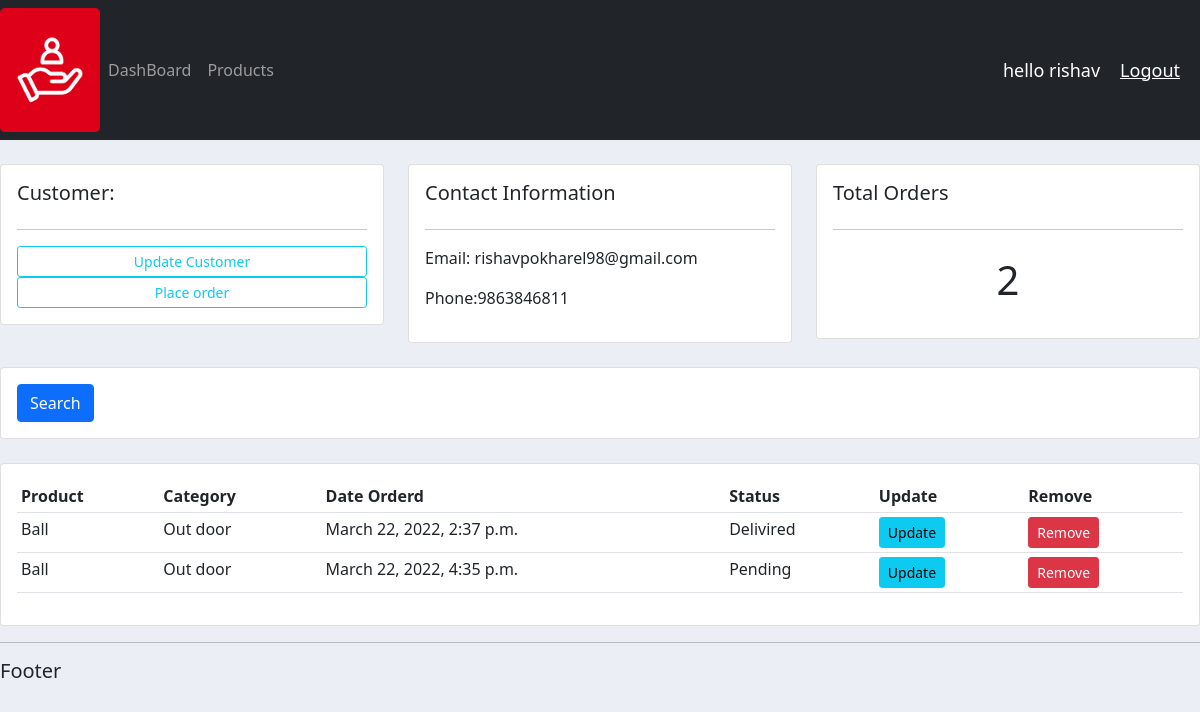
Before: /customer/2 (signed in) with the older database file.
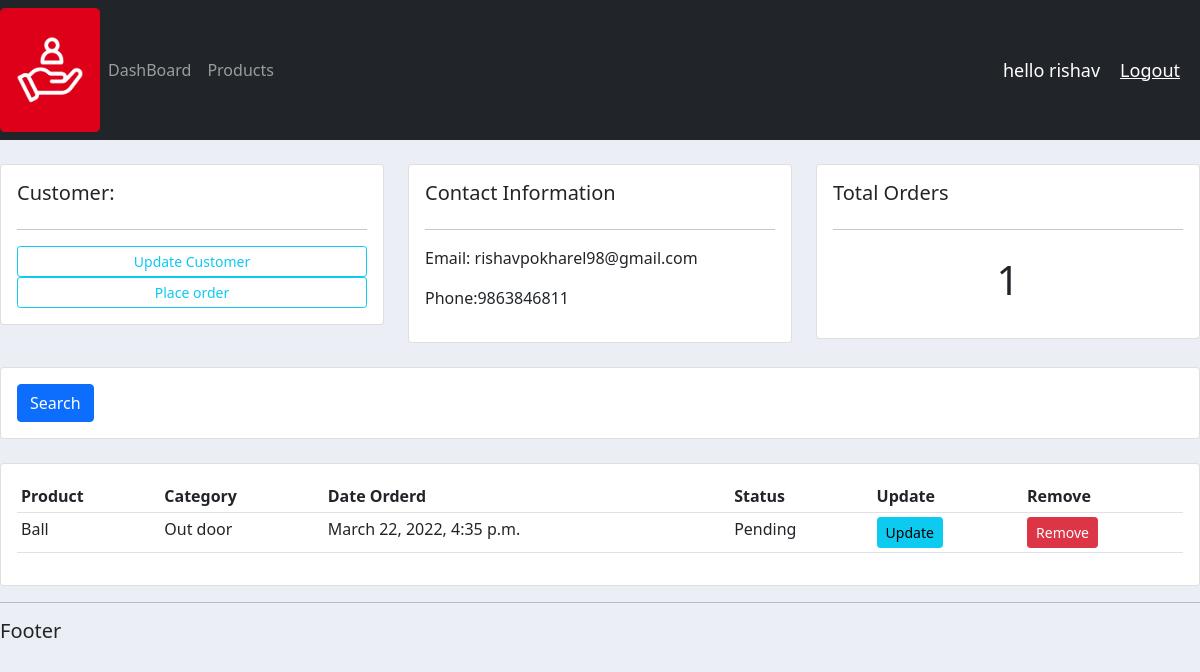
After: the same page with the newer database file.
### accounts/models.py (models this page shows, shortened)
class Order(models.Model):
    STATUS = (
        ('Pending', 'Pending'),
        ('Out for delivery', 'Out for delivery'),
        ('Delivired', 'Delivired')
    )
    customer = models.ForeignKey(Customer, null=True, on_delete=models.SET_NULL)
    product = models.ForeignKey(Product, null=True, on_delete=models.SET_NULL)
    date_created = models.DateTimeField(auto_now_add=True , null=True)
    status = models.CharField(max_length=200, null=True, choices=STATUS)

class Product(models.Model):
    CATEGORY = (
        ('Indoor', 'Indoor'),
        ('Out door', 'Out door')
    )
    name = models.CharField(max_length=200, null=True)
    price = models.FloatField(null=True)
    category = models.CharField(max_length=200, null=True, choices=CATEGORY)
    description = models.CharField(max_length=200, null=True , blank=True)
    date_created = models.DateTimeField(auto_now_add=True , null=True)
    tags=  models.ManyToManyField(Tag)
    def __str__(self):
        return self.name

### accounts/views.py (the view)
# urls.py: path('customer/<str:pk_test>', views.customer, name='customer'),
@login_required(login_url='login')
def customer(request, pk_test):
    customer = Customer.objects.get(id=pk_test)
    orders = customer.order_set.all()
    order_count = orders.count()
    context = {'customer': customer, 'orders': orders, 'order_count': order_count}
    return render(request, 'accounts/customer.html', context)

### accounts/templates/accounts/customer.html
{% extends 'accounts/main.html' %}
{% block content %}
<br>
<div class="row">
	<div class="col-md">
		<div class="card card-body">
			<h5>Customer:</h5>
			<hr>
			<a class="btn btn-outline-info  btn-sm btn-block" href="">Update Customer</a>
			<a class="btn btn-outline-info  btn-sm btn-block" href="{% url 'create_order' customer.id %}">Place order</a>
		</div>
	</div>
	<div class="col-md">
		<div class="card card-body">
			<h5>Contact Information</h5>
			<hr>
			<p>Email: {{customer.email}} </p>
			<p>Phone:{{customer.phone}} </p>
		</div>
	</div>
	<div class="col-md">
		<div class="card card-body">
			<h5>Total Orders</h5>
			<hr>
			<h1 style ="text-align: center;padding: 10px">{{order_count}}</h1>
		</div>
	</div>
</div>
<br>
<div class="row">
	<div class="col">
		<div class="card card-body">
			<form method="get">
				<button class="btn btn-primary" type="submit">Search</button>
			</form>
		</div>
	</div>
</div>
<br>
<div class="row">
	<div class="col-md">
		<div class="card card-body">
			<table class="table table-sm">
				<tr>
					<th>Product</th>
					<th>Category</th>
					<th>Date Orderd</th>
					<th>Status</th>
					<th>Update</th>
					<th>Remove</th>
				</tr>
				  {% for i in orders %}
				  <tr>
					  <td>{{i.product}}</td>
					  <td>{{i.product.category}}</td>
					  <td>{{i.date_created}}</td>
					  <td>{{i.status}}</td>
					  <td><a class="btn btn-sm btn-info" href="{% url 'update_order' i.id %}">Update</a></td>
					  <td><a class="btn btn-sm btn-danger" href="{% url 'delete_order' i.id %}">Remove</a></td>
				  </tr>
				  {% endfor %}
			</table>
		</div>
	</div>
</div>
{% endblock %}

Changed rows visible on the page:
removed Order: product "Ball", product.category "Out door", date_created "March 22, 2022, 2:37 p.m.", status "Delivired"
Other visible differences:
{{ order_count }}: "2" → "1"
